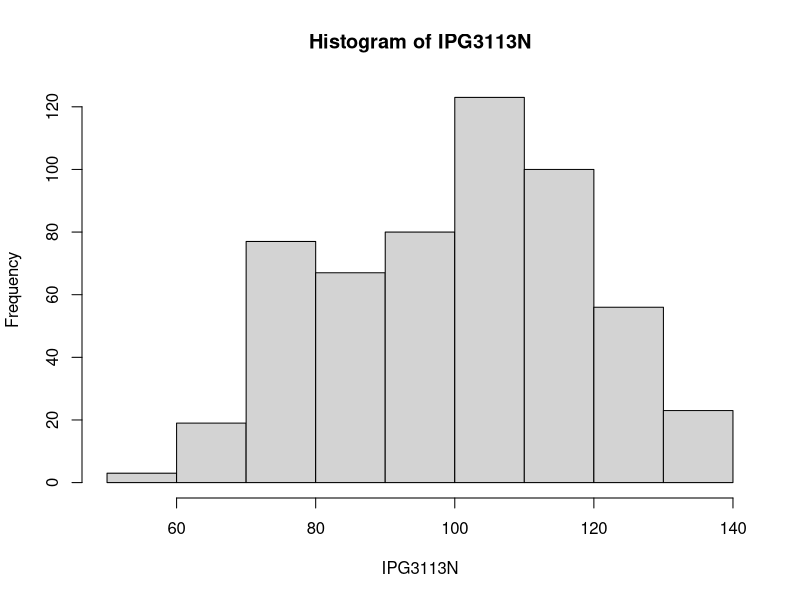
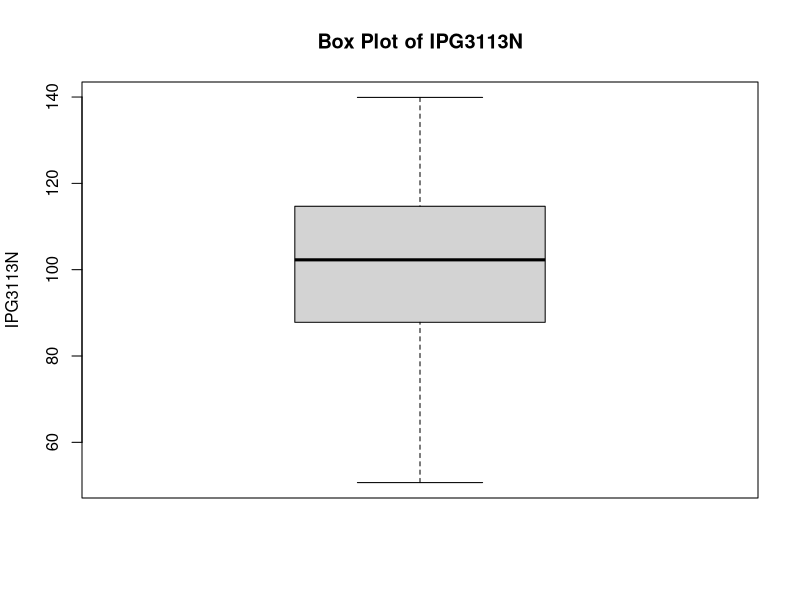
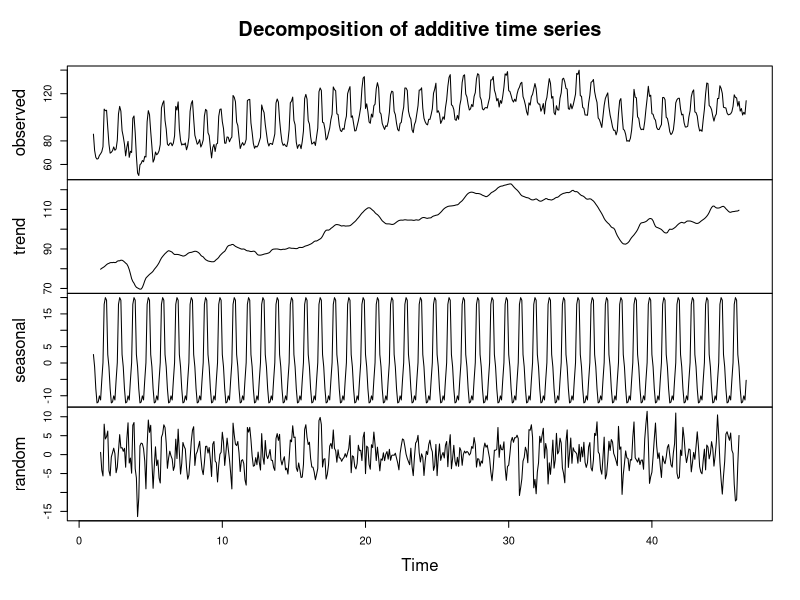
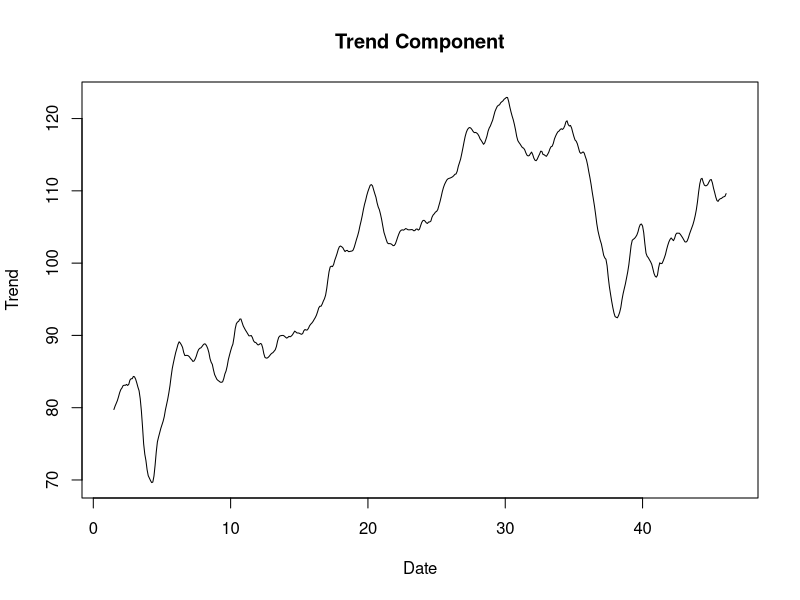
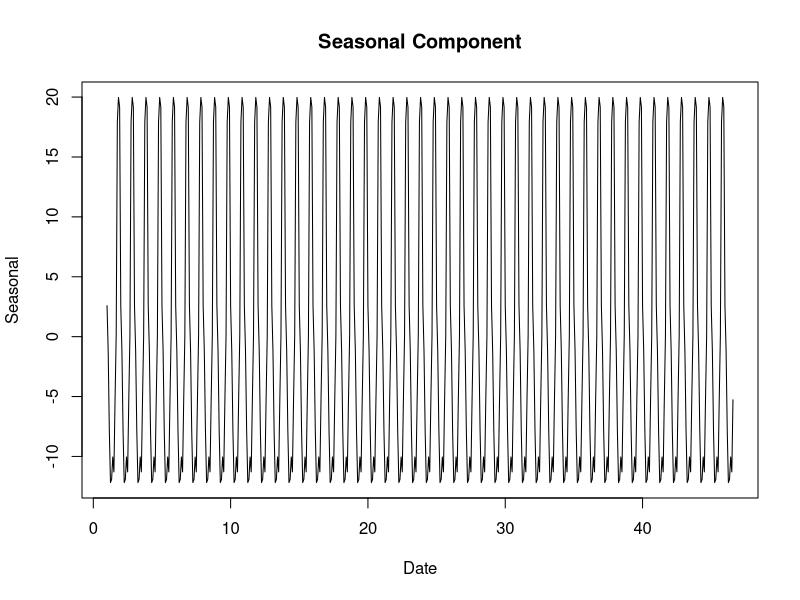
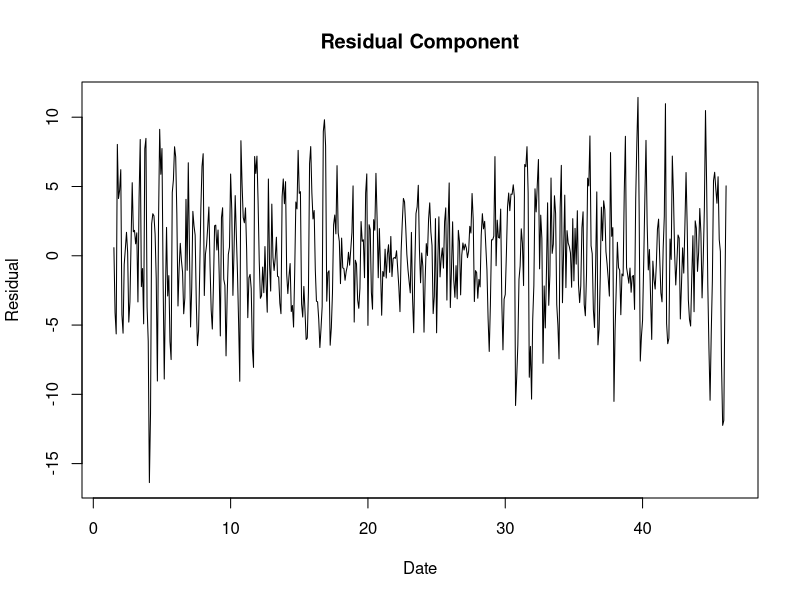
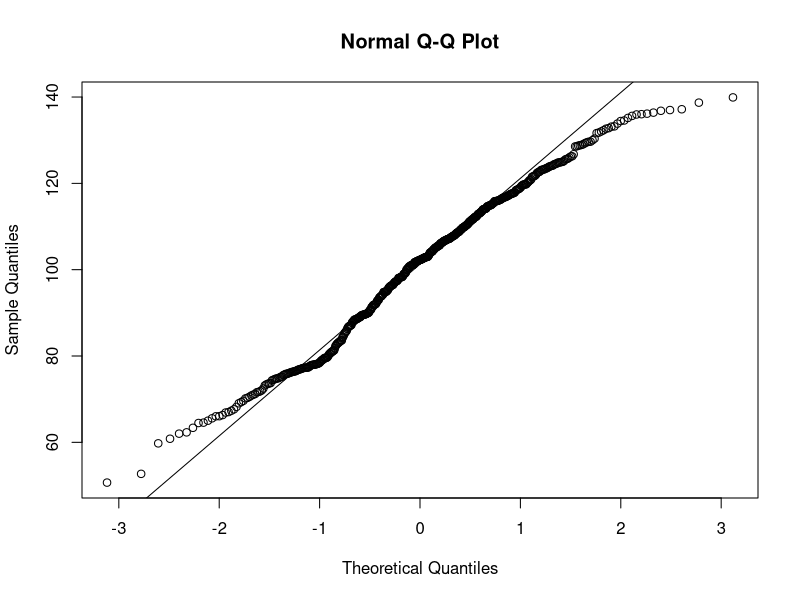
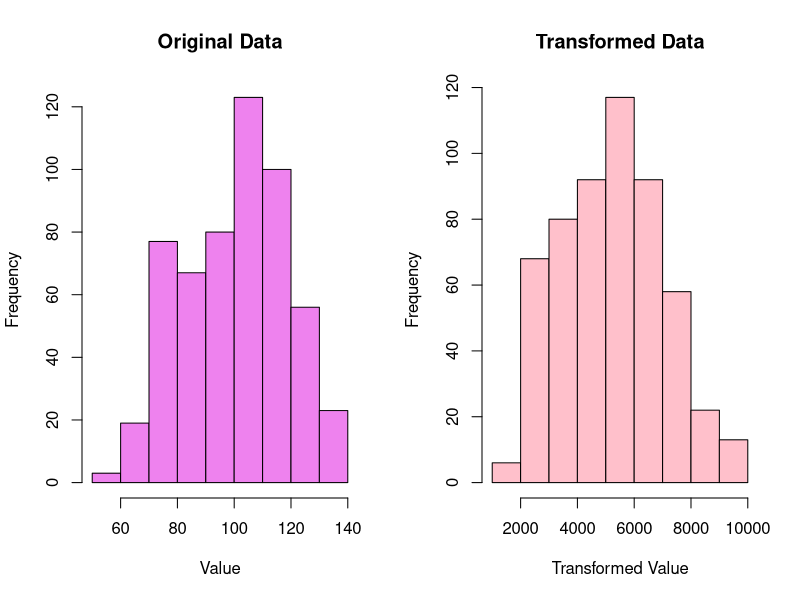

Reproduce these figures in R, in order. (Note: this script raises an error after producing the figures.)
# ------------------------------ Load necessary libraries ----------------------
library(ggplot2)
library(lubridate)
library(forecast)
library(ggfortify)
library(tseries)
library(e1071)
library(MASS)
library(lmtest)

# ------------------------- Step 0: Import and Split Data ----------------------
candy_data <- read.csv("candy_production.csv")

ls() # Check my data frame name

str(candy_data) # Check the structure

any(is.na(candy_data)) # Check for missing values

# Convert the date column to the correct format
candy_data$observation_date <- as.Date(candy_data$observation_date, format = "%m/%d/%Y")

# Check for missing values
if (any(is.na(candy_data))) {
  print("There are missing values in your dataset. Please handle them.")
} else {
  # Create a time series object
  candy_ts <- ts(candy_data$IPG3113N, frequency = 12, start = c(1972, 1))
  
  # Plot Time Series
  ggplot(data = NULL, aes(x = time(candy_ts), y = candy_ts)) +
    geom_line() +
    labs(x = "Date", y = "IPG3113N") +
    ggtitle("Time Series Plot of IPG3113N")
  
  # Split the data into training and test sets
  # Use the train to do the model then the end use to compare
  train <- window(candy_ts, start = c(1972, 1), end = c(2008, 12))
  test <- window(candy_ts, start = c(2009, 1), end = c(2017, 12))
}

# ------------------------- Step 1 : Visualize the Time Series -------------------------
summary(candy_data$IPG3113N)

# Examine the distribution 
hist(candy_data$IPG3113N, main = "Histogram of IPG3113N", xlab = "IPG3113N")

# Box plot
boxplot(candy_data$IPG3113N, main = "Box Plot of IPG3113N", ylab = "IPG3113N")

# Perform seasonal decomposition
ts_data <- ts(candy_data$IPG3113N, frequency = 12)  # Assuming monthly data (frequency = 12)
decomposition <- decompose(ts_data)
plot(decomposition) # Plot the decomposition components (trend, seasonal, and remainder)

# Visual Inspection of Trend Component
plot(decomposition$trend, main = "Trend Component", xlab = "Date", ylab = "Trend")

# Visual Inspection of Seasonal Component
plot(decomposition$seasonal, main = "Seasonal Component", xlab = "Date", ylab = "Seasonal")

# Visual Inspection of Residual Component
plot(decomposition$random, main = "Residual Component", xlab = "Date", ylab = "Residual")

# ------------------------- Step 2 : Transformations ---------------------------

# CHECK NEED TO DO TRANFORMATION OR NOT  
# check skewness first
skew <- skewness(candy_data$IPG3113N)
print(skew)
# Output:  -0.149 indicates that the data is slightly left-skewed. 
# (-0.149) suggests that the skewness is relatively small, which means the departure from a perfectly symmetric distribution is not severe

# Q-Q plot closely follow the line of equality--> suggests that the dataset is approximately normally distributed
qqnorm(candy_data$IPG3113N)
qqline(candy_data$IPG3113N)

# Shapiro-Wilk test --> whether a dataset follows a normal distribution
shapiro.test(candy_data$IPG3113N)
# Output: W-statistic is close to 1, which suggests that the data is relatively close to a normal distribution.
# p-value (p < 0.0001) --> does not follow a normal distribution --> need to do transformation


# DO THE TRANSFORMATION 
original_data <- candy_data$IPG3113N

# Find the optimal lambda (λ) for Box-Cox transformation
optimal_lambda <- optimize(function(lambda) -sum(log(abs((original_data^lambda - 1) / lambda))), c(-2, 2))$minimum
cat("Optimal lambda (λ) =", optimal_lambda, "\n")
# Output: Optimal lambda (λ) = 1.99994 

# Transform the data using the optimal lambda
transformed_data <- if (abs(optimal_lambda) > 0.001) {
  (original_data^optimal_lambda - 1) / optimal_lambda
} else {
  log(original_data)
}

# Assign the transformed data back to the dataset
candy_data$Transformed_IPG3113N <- transformed_data

# Plot the original and transformed data
par(mfrow = c(1, 2))  # Create a 1x2 grid for side-by-side plots
hist(original_data, main = "Original Data", xlab = "Value", col = "violet")
hist(transformed_data, main = "Transformed Data", xlab = "Transformed Value", col = "pink")
par(mfrow = c(1, 1))  # Reset plotting parameters

#check again whether ori data or transformed data better
# Perform Augmented Dickey-Fuller (ADF) test on the original data
adf_original <- adf.test(original_data)
cat("Augmented Dickey-Fuller (ADF) Test on Original Data:\n")
cat("ADF Statistic:", adf_original$statistic, "\n")
cat("P-value:", adf_original$p.value, "\n")
cat("Critical Values:", adf_original$critical, "\n")

# Perform Augmented Dickey-Fuller (ADF) test on the transformed data
adf_transformed <- adf.test(transformed_data)
cat("\nAugmented Dickey-Fuller (ADF) Test on Transformed Data:\n")
cat("ADF Statistic:", adf_transformed$statistic, "\n")
cat("P-value:", adf_transformed$p.value, "\n")
cat("Critical Values:", adf_transformed$critical, "\n")

# Result: 
# For the Original Data:
# ADF Statistic: -3.851111
# P-value: 0.01644398
# For the Transformed Data:
# ADF Statistic: -3.986767
# P-value: 0.01             --> better 

print(candy_data)

# ------------------------- Step 3: Check the stationary of series -------------------------
# Examine autocorrelation and partial autocorrelation to identify potential lag values for modeling
acf(candy_data$Transformed_IPG3113N, main = "Autocorrelation Function (ACF)", lag.max = 40)
pacf(candy_data$Transformed_IPG3113N, main = "Partial Autocorrelation Function (PACF)", lag.max = 40)

# Statistical Tests using adf --> result < 0.05 means stationary
adf.test(candy_data$Transformed_IPG3113N)

# examine relationships between values at different time points
lag.plot(candy_data$IPG3113N, main = "Lag Plot") # using the original data
lag.plot(candy_data$Transformed_IPG3113N, main = "Lag Plot") # using the transformed 

#Decompose again 
ts_data2 <- ts(candy_data$Transformed_IPG3113N, frequency = 12)  # Assuming monthly data (frequency = 12)
decomposition2 <- decompose(ts_data2)
plot(decomposition2) 

# Analysis for seasonal - - - - - - - - - - - - - - - - - - - - - - - - - 
summary(decomposition2$seasonal)

# Plot the autocorrelation function (ACF) of the seasonal component
acf(decomposition2$seasonal, main = "ACF of Seasonal Component")

# Plot the partial autocorrelation function (PACF) of the seasonal component
pacf(decomposition2$seasonal, main = "PACF of Seasonal Component")

# Analysis for trend - - - - - - - - - - - - -  - - - - - - - - - - - - 
summary(decomposition2$trend)

# check got missing value or not
any(is.na(decomposition2$trend))
# remove missing value
decomposition2$trend <- na.omit(decomposition2$trend)

# Plot the autocorrelation function- ACF & PACF of the trend component
acf(decomposition2$trend, main = "ACF of Trend Component")
pacf(decomposition2$trend, main = "PACF of Trend Component")

# Analysis for Residual - - - - - - - - - - - - -  - - - - - - - - - - - -
summary(decomposition2$random)

any(is.na(decomposition2$random))
decomposition2$random <- na.omit(decomposition2$random)

# Plot the autocorrelation function- ACF & PACF of the residual component
acf(decomposition2$random, main = "ACF of Residual Component")
pacf(decomposition2$random, main = "PACF of Residual Component")

print(decomposition2)


acf(candy_data$Transformed_IPG3113N, main = "Autocorrelation Function (ACF)")
pacf(candy_data$Transformed_IPG3113N, main = "Autocorrelation Function (PACF)")

# ------------------------- Step 4 : Find Optimal Parameters -------------------------
plot(candy_ts)
candy_ts <- ts(candy_data$IPG3113N)
acf(candy_ts, lag.max = 40)
pacf(candy_ts, lag.max = 40)
checkresiduals(candy_ts, lag=24)

adf.test(candy_ts) 
ndiffs(candy_ts)
ndiffs(candy_ts)

z <- ts(diff(candy_ts, lag=12))
ts.plot(z, gpars = list(main="First(seasonal) Differences"))
acf(z, main="z", lag.max = 40)
pacf(z, main="z", lag.max = 40)
adf.test(z)
checkresiduals(z, lag=24)

##Guess Arima(p,d,q)(P,D,Q)
##### (p,d,q) --> non seasonal part of model ; d = 0
##### (P,D,Q) --> seasonal part of model ; D = 1
##### p is for AR model --> see PACF; q is for MA model --> see ACF
# lets see the PACF 
# arima(2, 0, 0)(3, 1, 0)[12]
fit <- arima(candy_ts, order=c(2,0,0), seasonal = list(order = c(3,1,0), period=12))
fit
summary(fit)

## Diagnostic checking 
checkresiduals(fit, lag = 24)

# Identification revisited
fit<- auto.arima(candy_ts, ic="aic", trace = TRUE)
summary(fit)
auto.arima(candy_ts, ic="aic", trace=TRUE)
checkresiduals(fit, lag=24)

coeftest(fit)

# Generate forecasts for the next 108 months
forecast_values <- forecast(fit, h = 108)
print(forecast_values)

# plot the graph out
pdf("larger_plot.pdf", width = 10, height = 6)
plot(forecast_values, main = "ARIMA Forecast", xlab = "Date", ylab = "IPG3113N")
dev.off()
# ------------------------- Step 5 : Diagnostic Checking (Randomness) -------------------------
## Portmanteau Tests
## Interpreting Autocorrelation Chart
candy_data <- ts(candy_data) # The function ts is used to create time-series objects
z <- ts(diff(candy_data, lag=1)) # function diff = Returns suitably lagged and iterated

differences
z2 <- ts(diff(z, lag=1))
ts.plot(y,gpars=list(main="Original Values", xlab="Date", ylab="IPG3113N", lty=1))
acf(candy_data) #acf computes estimates of autocorrelation function
pacf(candy_data) #pacf computes estimates of partial autocorrelation function

ts.plot(z,gpars=list(main= "First Differences", xlab="Date", ylab="IPG3113N", lty=1))
acf(z, main="z")
pacf(z, main="z")

Box.test(z, lag=24) #Box-pierce Q test
Box.test(z, lag=24,type="Ljung") #Ljung-Box test

ts.plot(z2,gpars=list(main= "Second Differences", xlab="Date", ylab="IPG3113N", lty=1))
acf(z2, main="z2")
pacf(z2, main="z2")

Box.test(z2, lag=24)
Box.test(z2, lag=24,type="Ljung")

# ---Step 7 : Consider Alternative Model, Compare and Determine the Best Model ---
# helps to find the most suitable ARIMA model for the data
library(forecast)
fit <- auto.arima(candy_data)
summary(fit)
auto.arima(candy_data, ic="aic", trace=TRUE)

# ----------------- Step 8(a) : Form Equation for the Best Model -----------------
# Assuming you have a data frame df with variables X and Y
model <- lm(Y ~ X, data = df)
summary(model)
Y = a + b1*X1 + b2*X2 + ... + bn*Xn
coefficients <- coef(model)
intercept <- coefficients[1]
slope <- coefficients[2]
equation <- paste("Y =", round(intercept, 2), "+", round(slope, 2), "* X")

# ----------------- Step 8(b) : Estimate the model's coefficients -----------------
arima(candy_data, order=c(0,1,1,),seasonal = list(order=c(0,1,1), period=12))

# Step 8(c) : Test the significance of the coefficients
library(lmtest)
fit <-arima(candy_data,order=c(0,1,1), seasonal=list(order=c(0,1,1),period=12))
coeftest(fit)

# ------------------------- Step 9 : Forecasting -------------------------
## ETS Approach
library(forecast)
fit<-ets(candy_data)
plot(forecast(fit))

## ARIMA Approach
fit<-arima(candy_data,order=c(0,1,1),seasonal=list(order=c(0,1,1),period=12))
plot(forecast(fit,h=12))

# ------------------------- Step 10 : Evaluate Model -------------------------
